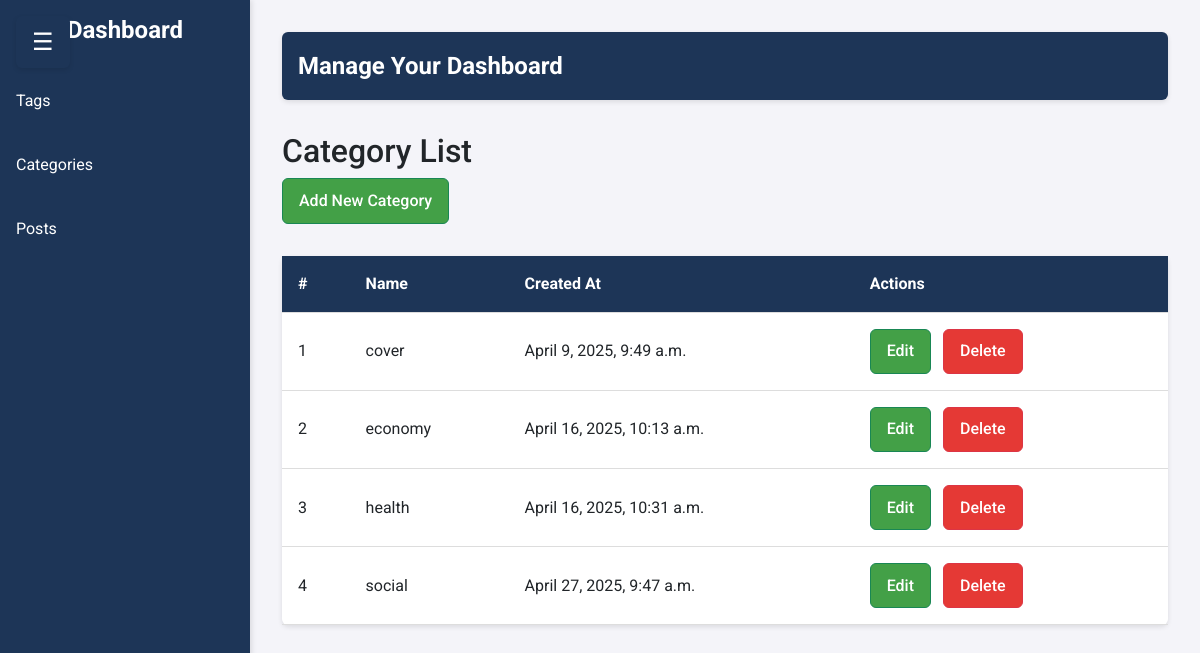
Page /dashboard/categories/ (signed in) on the earlier database version.
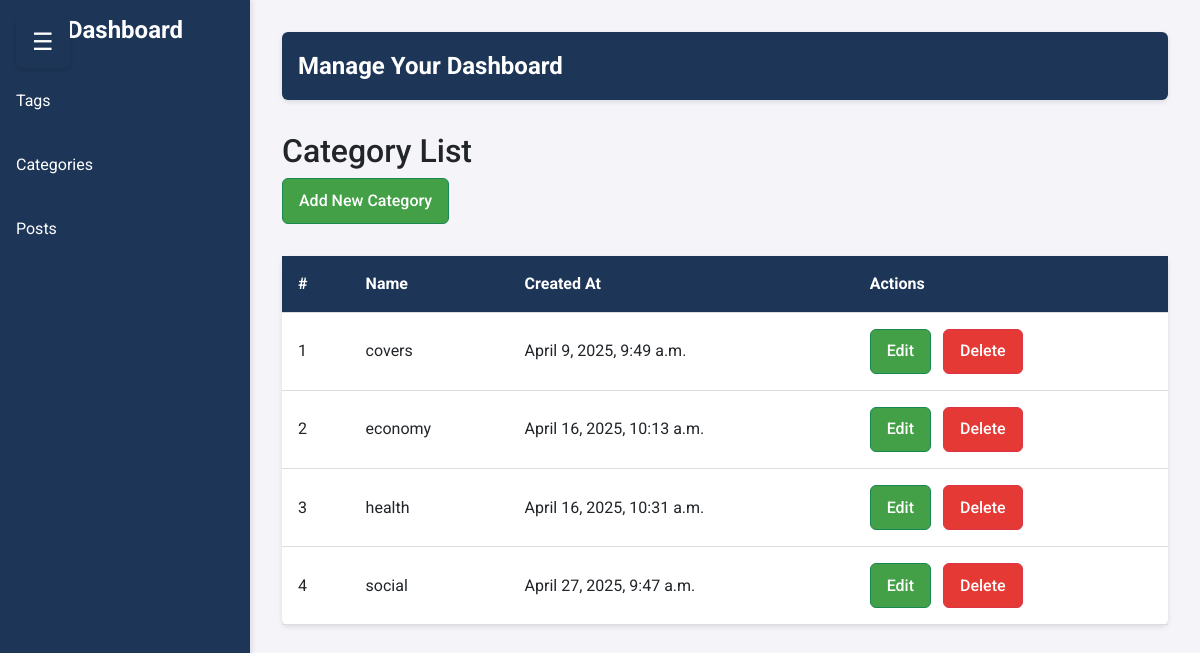
Same page on the later database version.
### newspaper/models.py (models this page shows, shortened)
class TimeStampModel(models.Model):
    created_at = models.DateTimeField(auto_now_add=True)
    updated_at = models.DateTimeField(auto_now=True)
    class Meta:
        abstract = True  # Don't create table in DB

class Category(TimeStampModel):
    name = models.CharField(max_length=100)
    icon = models.CharField(max_length=100, null=True, blank=True)
    description = models.TextField(null=True, blank=True)
    class Meta:
        ordering = ["name"]  # Category.objects.all()
        verbose_name = "category"
        verbose_name_plural = "Categories"

### dashboard/views.py (the view)
class AdminCategoryListView(StaffRequiredMixin, ListView):
    model = Category
    template_name = "dashboard/category_list.html"
    context_object_name = "categories"
    def get_queryset(self):
        return Category.objects.all()

### dashboard/views.py (called while the page is built)
    def test_func(self):
        return self.request.user.is_staff

### newspaper/nav.py (called while the page is built)
def navigation(request):
    categories = Category.objects.all()[:4]
    return {"categories": categories}

### templates/dashboard/category_list.html
{% extends "dashboard/base.html" %}
{% block content %}
  <h2>Category List</h2>
  <a href="{% url 'admin-category-create' %}" class="btn btn-success">Add New Category</a>
  <table>
    <thead>
      <tr>
        <th>#</th>
        <th>Name</th>
        <th>Created At</th>
        <th>Actions</th>
      </tr>
    </thead>
    <tbody>
      {% for category in categories %}
        <tr>
          <td>{{ forloop.counter }}</td>
          <td>{{ category.name }}</td>
          <td>{{ category.created_at }}</td>
          <td>
            <a href="{% url 'admin-category-update' category.id %}"
               class="btn btn-success">Edit</a>
            <a href="{% url 'admin-category-delete' category.id %}"
               class="btn btn-danger">Delete</a>
          </td>
        </tr>
      {% endfor %}
    </tbody>
  </table>
{% endblock content %}

Differences in the rows shown:
changed Category: name "cover" → "covers"
